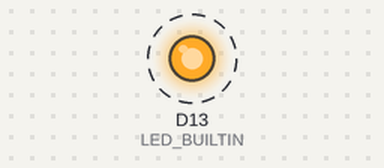
A sketch run on a simulated Arduino Nano 33 IoT. Parts: output pins drawn as LEDs (lit = HIGH). Dashed ring = blinking. Nothing arrives over Bluetooth unless stated; a phone connects over Bluetooth LE 3 s after start; what the sketch prints to the serial monitor is not drawn.

Above: at 0.5 s.
Timing chart, 0 to 4.8 s (numbered marks = the images above):
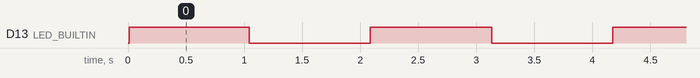

The sketch:

BLE_sender_v2.ino
```cpp
// this script is a simple sender script
// the Arduino sends values over BLE and pulses a LED to check the sending status

#include <ArduinoBLE.h>
BLEService punchService("95ff7bf8-aa6f-4671-82d9-22a8931c5387");
BLEFloatCharacteristic punch("95ff7bf8-aa6f-4671-82d9-22a8931c5387", BLERead | BLENotify);

// timers
unsigned long previousMillis = 0;
const int delay_ms = 10;
int ledState = LOW;

// dummy variable
int pressure = 0;
bool goingUp = true;

void setup() {
  pinMode(LED_BUILTIN, OUTPUT);

  // initialize BLE: part 1
  if (!BLE.begin()) {
    Serial.println("BLE failed to Initiate");
    delay(500);
    while (1)
      ;
  }

  // initialize BLE: part 2
  // Set advertised local name and services UUID
  BLE.setLocalName("BLE punchbag 1 (peripheral)");
  BLE.setAdvertisedService(punchService);
  punchService.addCharacteristic(punch);
  BLE.addService(punchService);

  // initialize BLE: part 3
  // Set default values for characteristic
  punch.writeValue(0.0);

  // initialize BLE: part 4
  // Start advertising
  BLE.advertise();
  Serial.println("BLE sending device 1 is now advertising ...");
}

void loop() {
  unsigned long currentMillis = millis();

  if (currentMillis - previousMillis >= delay_ms) {
    previousMillis = currentMillis;

    measure_dummy();
    Serial.println(pressure);

    // send the sensor value over BLE
    punch.writeValue(pressure);

    // BLE error handling
    BLEDevice central = BLE.central();
    if (central) {
      Serial.print("Connected to central: ");
      Serial.println(central.address());
      if (!central.connected()) {
        Serial.println("Disconnected from central");
      }
    }
    // Poll for BLE events (this processes any pending BLE events)
    BLE.poll();
  }
}

void measure_dummy() {
  if (pressure > 1023) {
    goingUp = false;
  }
  if (pressure < 0) {
    goingUp = true;
  }

  if (goingUp) {
    pressure = pressure + 10;
    digitalWrite(LED_BUILTIN, HIGH);
  } else {
    pressure = pressure - 10;
    digitalWrite(LED_BUILTIN, LOW);
  }
}
```

Measured:
- by itself, D13 (LED_BUILTIN): alternates HIGH for 1.0 s and LOW for 1.0 s
